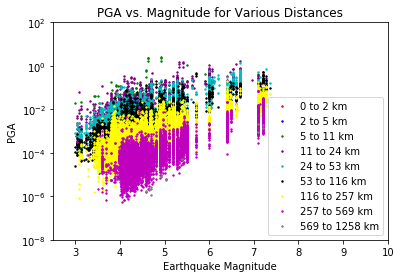

Recreate this plot in Python.
#!/usr/bin/env python3
# -*- coding: utf-8 -*-
"""
Created on Tue Jun 30 14:43:06 2020

@author: EmmaDevin
"""


import matplotlib.pyplot as plt
import numpy as np
import pandas as pd

#read full dataset 
soCal_data = pd.read_csv('/Users/EmmaDevin/USGS PLUM/Data/SoCal_EQ_Data_for_Emma.csv')
distance = soCal_data['HypocentralDistance']
print(np.max(distance))
distanceBins = np.logspace(0, 3.1, 10)
binLabels = [1,2,3,4,5,6,7,8,9]

soCal_data['DistanceBins'] = pd.cut(soCal_data['HypocentralDistance'], bins = distanceBins, labels = binLabels)

bins = soCal_data['DistanceBins']

soCal_byDist_1 = soCal_data[bins == 1]
soCal_byDist_2 = soCal_data[bins == 2]
soCal_byDist_3 = soCal_data[bins == 3]
soCal_byDist_4 = soCal_data[bins == 4]
soCal_byDist_5 = soCal_data[bins == 5]
soCal_byDist_6 = soCal_data[bins == 6]
soCal_byDist_7 = soCal_data[bins == 7]
soCal_byDist_8 = soCal_data[bins == 8]
soCal_byDist_9 = soCal_data[bins == 9]

#print(np.max(soCal_byDist_2['HypocentralDistance']))

plt.scatter(soCal_byDist_1['EarthquakeMagnitude'], soCal_byDist_1['PGA_g'], s = 2, c = 'r', label = '0 to 2 km')
plt.scatter(soCal_byDist_2['EarthquakeMagnitude'], soCal_byDist_2['PGA_g'], s = 2, c = 'b', label = '2 to 5 km')
plt.scatter(soCal_byDist_3['EarthquakeMagnitude'], soCal_byDist_3['PGA_g'], s = 2, c = 'green', label = '5 to 11 km')
plt.scatter(soCal_byDist_4['EarthquakeMagnitude'], soCal_byDist_4['PGA_g'], s = 2, c = 'purple', label = '11 to 24 km')
plt.scatter(soCal_byDist_5['EarthquakeMagnitude'], soCal_byDist_5['PGA_g'], s = 2, c = 'c', label = '24 to 53 km')
plt.scatter(soCal_byDist_6['EarthquakeMagnitude'], soCal_byDist_6['PGA_g'], s = 2, c = 'black',label = '53 to 116 km')
plt.scatter(soCal_byDist_7['EarthquakeMagnitude'], soCal_byDist_7['PGA_g'], s = 2, c = 'yellow', label = '116 to 257 km')
plt.scatter(soCal_byDist_8['EarthquakeMagnitude'], soCal_byDist_8['PGA_g'], s = 2, c = 'm', label = '257 to 569 km')
plt.scatter(soCal_byDist_9['EarthquakeMagnitude'], soCal_byDist_9['PGA_g'], s = 2, c = 'gray', label = '569 to 1258 km')

plt.xlabel('Earthquake Magnitude')
plt.ylabel('PGA')
plt.title('PGA vs. Magnitude for Various Distances')
plt.legend()
plt.yscale('log')
#plt.xscale('log')
plt.ylim(1e-8, 1e2)
plt.xlim(2.5, 10)
